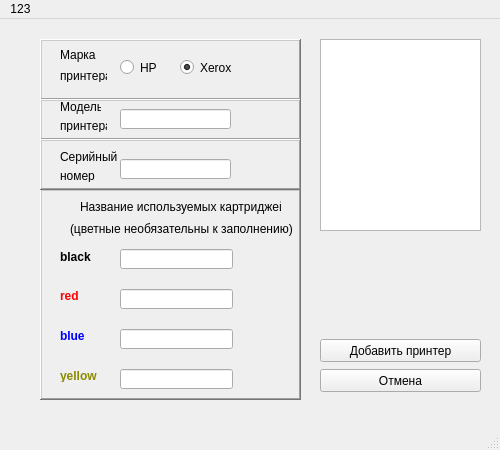
<?xml version="1.0" encoding="UTF-8"?>
<ui version="4.0">
 <class>adding_printer</class>
 <widget class="QMainWindow" name="adding_printer">
  <property name="geometry">
   <rect>
    <x>0</x>
    <y>0</y>
    <width>500</width>
    <height>450</height>
   </rect>
  </property>
  <property name="minimumSize">
   <size>
    <width>500</width>
    <height>450</height>
   </size>
  </property>
  <property name="maximumSize">
   <size>
    <width>500</width>
    <height>450</height>
   </size>
  </property>
  <property name="windowTitle">
   <string>добавление нового принтера</string>
  </property>
  <widget class="QWidget" name="centralwidget">
   <widget class="QPushButton" name="add_new_printer">
    <property name="geometry">
     <rect>
      <x>320</x>
      <y>320</y>
      <width>161</width>
      <height>23</height>
     </rect>
    </property>
    <property name="text">
     <string>Добавить принтер</string>
    </property>
   </widget>
   <widget class="QFrame" name="frame_brand">
    <property name="enabled">
     <bool>true</bool>
    </property>
    <property name="geometry">
     <rect>
      <x>40</x>
      <y>20</y>
      <width>261</width>
      <height>61</height>
     </rect>
    </property>
    <property name="frameShape">
     <enum>QFrame::WinPanel</enum>
    </property>
    <property name="frameShadow">
     <enum>QFrame::Raised</enum>
    </property>
    <property name="lineWidth">
     <number>1</number>
    </property>
    <property name="midLineWidth">
     <number>0</number>
    </property>
    <widget class="QRadioButton" name="radioButton_hp">
     <property name="geometry">
      <rect>
       <x>80</x>
       <y>20</y>
       <width>41</width>
       <height>17</height>
      </rect>
     </property>
     <property name="text">
      <string>HP</string>
     </property>
     <property name="autoRepeat">
      <bool>false</bool>
     </property>
    </widget>
    <widget class="QLabel" name="label">
     <property name="geometry">
      <rect>
       <x>20</x>
       <y>0</y>
       <width>41</width>
       <height>31</height>
      </rect>
     </property>
     <property name="text">
      <string>Марка</string>
     </property>
    </widget>
    <widget class="QRadioButton" name="radioButton_xerox">
     <property name="geometry">
      <rect>
       <x>140</x>
       <y>20</y>
       <width>82</width>
       <height>17</height>
      </rect>
     </property>
     <property name="text">
      <string>Xerox</string>
     </property>
     <property name="checked">
      <bool>true</bool>
     </property>
    </widget>
    <widget class="QLabel" name="label_11">
     <property name="geometry">
      <rect>
       <x>20</x>
       <y>30</y>
       <width>47</width>
       <height>13</height>
      </rect>
     </property>
     <property name="text">
      <string>принтера</string>
     </property>
    </widget>
   </widget>
   <widget class="QFrame" name="frame_model">
    <property name="geometry">
     <rect>
      <x>40</x>
      <y>80</y>
      <width>261</width>
      <height>41</height>
     </rect>
    </property>
    <property name="frameShape">
     <enum>QFrame::WinPanel</enum>
    </property>
    <property name="frameShadow">
     <enum>QFrame::Raised</enum>
    </property>
    <widget class="QLabel" name="label_10">
     <property name="geometry">
      <rect>
       <x>20</x>
       <y>20</y>
       <width>47</width>
       <height>13</height>
      </rect>
     </property>
     <property name="text">
      <string>принтера</string>
     </property>
    </widget>
    <widget class="QLineEdit" name="lineEdit_model">
     <property name="geometry">
      <rect>
       <x>80</x>
       <y>10</y>
       <width>111</width>
       <height>20</height>
      </rect>
     </property>
     <property name="text">
      <string/>
     </property>
     <property name="maxLength">
      <number>20</number>
     </property>
    </widget>
    <widget class="QLabel" name="label_2">
     <property name="geometry">
      <rect>
       <x>20</x>
       <y>0</y>
       <width>41</width>
       <height>16</height>
      </rect>
     </property>
     <property name="text">
      <string>Модель</string>
     </property>
    </widget>
   </widget>
   <widget class="QFrame" name="frame_serial">
    <property name="geometry">
     <rect>
      <x>40</x>
      <y>170</y>
      <width>261</width>
      <height>211</height>
     </rect>
    </property>
    <property name="frameShape">
     <enum>QFrame::WinPanel</enum>
    </property>
    <property name="frameShadow">
     <enum>QFrame::Raised</enum>
    </property>
    <widget class="QLabel" name="label_8">
     <property name="geometry">
      <rect>
       <x>30</x>
       <y>30</y>
       <width>231</width>
       <height>20</height>
      </rect>
     </property>
     <property name="text">
      <string>(цветные необязательны к заполнению)</string>
     </property>
    </widget>
    <widget class="QLabel" name="label_3">
     <property name="geometry">
      <rect>
       <x>40</x>
       <y>10</y>
       <width>201</width>
       <height>16</height>
      </rect>
     </property>
     <property name="text">
      <string>Название используемых картриджей</string>
     </property>
    </widget>
    <widget class="QLabel" name="label_5">
     <property name="geometry">
      <rect>
       <x>20</x>
       <y>100</y>
       <width>47</width>
       <height>13</height>
      </rect>
     </property>
     <property name="text">
      <string>&lt;html&gt;&lt;head/&gt;&lt;body&gt;&lt;p&gt;&lt;span style=&quot; font-weight:600; color:#ff0000;&quot;&gt;red&lt;/span&gt;&lt;/p&gt;&lt;/body&gt;&lt;/html&gt;</string>
     </property>
    </widget>
    <widget class="QLineEdit" name="lineEdit_4">
     <property name="geometry">
      <rect>
       <x>80</x>
       <y>140</y>
       <width>113</width>
       <height>20</height>
      </rect>
     </property>
    </widget>
    <widget class="QLineEdit" name="lineEdit_3">
     <property name="geometry">
      <rect>
       <x>80</x>
       <y>100</y>
       <width>113</width>
       <height>20</height>
      </rect>
     </property>
    </widget>
    <widget class="QLineEdit" name="lineEdit_5">
     <property name="geometry">
      <rect>
       <x>80</x>
       <y>180</y>
       <width>113</width>
       <height>20</height>
      </rect>
     </property>
    </widget>
    <widget class="QLabel" name="label_6">
     <property name="geometry">
      <rect>
       <x>20</x>
       <y>140</y>
       <width>47</width>
       <height>13</height>
      </rect>
     </property>
     <property name="text">
      <string>&lt;html&gt;&lt;head/&gt;&lt;body&gt;&lt;p&gt;&lt;span style=&quot; font-weight:600; color:#0000ff;&quot;&gt;blue&lt;/span&gt;&lt;/p&gt;&lt;/body&gt;&lt;/html&gt;</string>
     </property>
    </widget>
    <widget class="QLabel" name="label_7">
     <property name="geometry">
      <rect>
       <x>20</x>
       <y>180</y>
       <width>47</width>
       <height>13</height>
      </rect>
     </property>
     <property name="text">
      <string>&lt;html&gt;&lt;head/&gt;&lt;body&gt;&lt;p&gt;&lt;span style=&quot; font-weight:600; color:#8a8a00;&quot;&gt;yellow&lt;/span&gt;&lt;/p&gt;&lt;/body&gt;&lt;/html&gt;</string>
     </property>
    </widget>
    <widget class="QLabel" name="label_4">
     <property name="geometry">
      <rect>
       <x>20</x>
       <y>60</y>
       <width>31</width>
       <height>16</height>
      </rect>
     </property>
     <property name="text">
      <string>&lt;html&gt;&lt;head/&gt;&lt;body&gt;&lt;p&gt;&lt;span style=&quot; font-weight:600;&quot;&gt;black&lt;/span&gt;&lt;/p&gt;&lt;/body&gt;&lt;/html&gt;</string>
     </property>
    </widget>
    <widget class="QLineEdit" name="cartridge_black">
     <property name="geometry">
      <rect>
       <x>80</x>
       <y>60</y>
       <width>113</width>
       <height>20</height>
      </rect>
     </property>
    </widget>
   </widget>
   <widget class="QFrame" name="frame_cartridges">
    <property name="geometry">
     <rect>
      <x>40</x>
      <y>120</y>
      <width>261</width>
      <height>51</height>
     </rect>
    </property>
    <property name="frameShape">
     <enum>QFrame::WinPanel</enum>
    </property>
    <property name="frameShadow">
     <enum>QFrame::Raised</enum>
    </property>
    <widget class="QLabel" name="label_12">
     <property name="geometry">
      <rect>
       <x>20</x>
       <y>30</y>
       <width>47</width>
       <height>13</height>
      </rect>
     </property>
     <property name="text">
      <string>номер</string>
     </property>
    </widget>
    <widget class="QLineEdit" name="lineEdit_serial">
     <property name="geometry">
      <rect>
       <x>80</x>
       <y>20</y>
       <width>111</width>
       <height>20</height>
      </rect>
     </property>
     <property name="focusPolicy">
      <enum>Qt::StrongFocus</enum>
     </property>
     <property name="text">
      <string/>
     </property>
     <property name="maxLength">
      <number>20</number>
     </property>
     <property name="echoMode">
      <enum>QLineEdit::Normal</enum>
     </property>
    </widget>
    <widget class="QLabel" name="label_9">
     <property name="geometry">
      <rect>
       <x>20</x>
       <y>10</y>
       <width>91</width>
       <height>16</height>
      </rect>
     </property>
     <property name="text">
      <string>Серийный</string>
     </property>
    </widget>
   </widget>
   <widget class="QPushButton" name="pushButton">
    <property name="geometry">
     <rect>
      <x>320</x>
      <y>350</y>
      <width>161</width>
      <height>23</height>
     </rect>
    </property>
    <property name="text">
     <string>Отмена</string>
    </property>
   </widget>
   <widget class="QTextBrowser" name="textBrowser">
    <property name="geometry">
     <rect>
      <x>320</x>
      <y>20</y>
      <width>161</width>
      <height>192</height>
     </rect>
    </property>
   </widget>
  </widget>
  <widget class="QMenuBar" name="menubar">
   <property name="geometry">
    <rect>
     <x>0</x>
     <y>0</y>
     <width>500</width>
     <height>21</height>
    </rect>
   </property>
   <widget class="QMenu" name="menu123">
    <property name="title">
     <string>123</string>
    </property>
   </widget>
   <addaction name="menu123"/>
  </widget>
  <widget class="QStatusBar" name="statusbar"/>
 </widget>
 <resources/>
 <connections/>
</ui>
